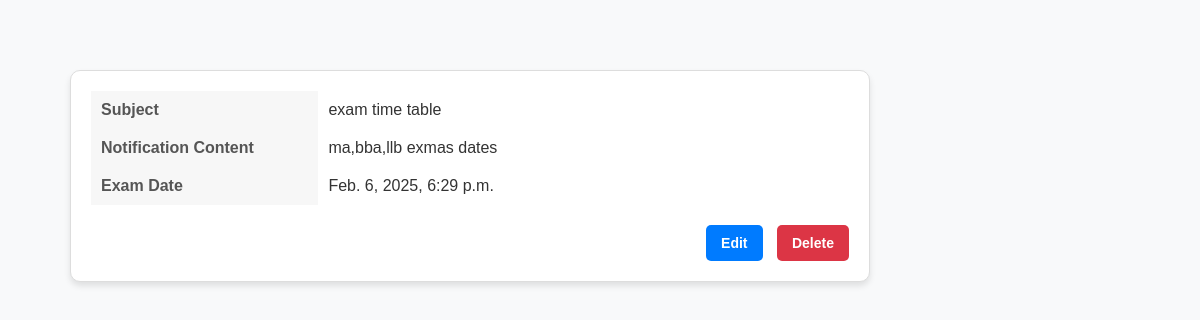
The app's page /college/notification_view/ (signed in) with its own data.
### college/models.py (models this page shows)
class ExamNotification(models.Model):
    subject = models.CharField(max_length=100, null=True, blank=True)
    connect=models.ForeignKey(Usermodel,on_delete=models.CASCADE,null=True,blank=True)
    lock=models.ForeignKey(collegemodel,on_delete=models.CASCADE, null=True, blank=True)
    notification_content = models.TextField(null=True, blank=True)
    exam_date = models.DateTimeField(null=True, blank=True)
    notification_sent = models.DateTimeField(null=True, blank=True)
    status = models.CharField(default="active", max_length=10, null=True, blank=True)
    is_active = models.BooleanField(default=True, null=True, blank=True)
    created_at = models.DateTimeField(auto_now_add=True, null=True, blank=True)
    updated_at = models.DateTimeField(auto_now=True, null=True, blank=True)

### college/views.py (the view)
# urls.py: path('notification_view/',notification_views.as_view(),name="notification_view"),
class notification_views(View):
    def get(self, request):
        try:
            content = request.session.get('login_id')
            content_media = ExamNotification.objects.filter(connect=content)
        except Usermodel.DoesNotExist:
            return HttpResponse("User profile not found for the current user", status=404)
        return render(request, "college/notification_view.html",{'data':content_media})

### templates/college/notification_view.html (shortened to what this page needs)
{% load static %}
<!DOCTYPE html>
<html lang="en">
<head>
</head>
<body>
<div class="notification-container" >
    {% for notification in data %}
    <div class="notification-card" >
        <table >
            <tr>
                <th >Subject</th>
                <td >{{ notification.subject }}</td>
            </tr>
            <tr>
                <th style="text-align: left; padding: 10px;">Notification Content</th>
                <td style="padding: 10px;">{{ notification.notification_content }}</td>
            </tr>
            <tr>
                <th style="text-align: left; padding: 10px;">Exam Date</th>
                <td style="padding: 10px;">{{ notification.exam_date }}</td>
            </tr>
        </table>
        <div class="button-group" style="margin-top: 20px; text-align: right;">
            <a href="{% url 'college:EDIT' notification.id %}" style="text-decoration: none; background-color: #007bff; color: white; padding: 10px 15px; border-radius: 5px; margin-right: 10px;">Edit</a>
            <a href="{% url 'college:Deleting' notification.id %}" style="text-decoration: none; background-color: #dc3545; color: white; padding: 10px 15px; border-radius: 5px;">Delete</a>
        </div>
    </div>
    {% endfor %}
</div>
</body>
</html>

### templates/college/notification_view.html (style rules this page uses)
body { font-family: Arial, sans-serif; margin: 0; padding: 0; background-color: #f8f9fa; }
.notification-container { max-width: 800px; margin: 60px ; padding: 10px; }
.notification-card { background-color: #ffffff; border: 1px solid #ddd; border-radius: 10px; padding: 20px; margin-bottom: 20px; box-shadow: 0px 4px 6px rgba(0, 0, 0, 0.1); transition: transform 0.2s, box-shadow 0.2s; }
.notification-card table { width: 100%; border-collapse: collapse; }
.notification-card th, .notification-card td { text-align: left; padding: 10px; vertical-align: top; }
.notification-card th { width: 30%; font-weight: bold; color: #555; background-color: #f7f7f7; }
.notification-card td { background-color: #fff; color: #333; }
.button-group { margin-top: 20px; text-align: right; }
.button-group a { text-decoration: none; display: inline-block; padding: 10px 20px; border-radius: 5px; font-size: 14px; font-weight: bold; transition: background-color 0.3s, transform 0.2s; }
.button-group a:first-child { background-color: #007bff; color: white; margin-right: 10px; }
.button-group a:last-child { background-color: #dc3545; color: white; }

### records on screen
ExamNotification: subject "exam time table", notification_content "ma,bba,llb exmas dates", exam_date "Feb. 6, 2025, 6:29 p.m."
